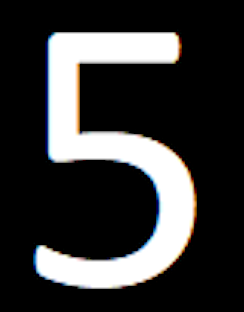
%> input picture Faculdade/PG/PP2/Imagens/5.png, 244 x 312 px
$ octave seven.m   (GNU Octave 9; MATLAB toolbox functions it lacks are replaced by stand-ins)
%> lines starting %> are read from the running program, lines starting %| are printed output that depends on the picture; in (x1, y1, x2, y2) boxes, pixels count from 0 and x2, y2 are one past the last pixel; in counts of white or black regions, pixels touching at a corner belong together; the program's own positions count from 1
clc, clear all, close all;
pkg load image

Inf = 100;

Edges = im2bw(imread('Imagens/5.png'));
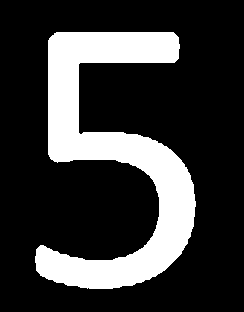
%> Edges: size 312x244 logical; 22.3% white; 1 white region, box (x1, y1, x2, y2) and area: (35, 32, 196, 289) 16974
Edges = bwmorph(Edges, 'skel',Inf);
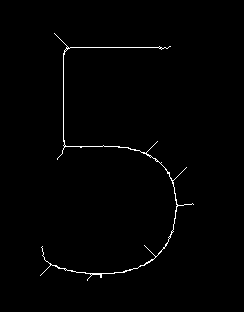
%> Edges: size 312x244 logical; 0.95% white in thin lines or dots, all inside (x1, y1, x2, y2) = (40, 33, 194, 281)

figure, imshow(~Edges);
hold on
b = bwboundaries(Edges);
%> b = 13 boundaries; largest, box (x1, y1, x2, y2) and points: (40, 33, 194, 281) 1227, (64, 145, 65, 146) 2, (65, 50, 66, 51) 2, (65, 269, 66, 270) 2, (66, 49, 67, 50) 2
[boundarycount, asdf] = size(b);
%> boundarycount = 13; asdf = 1

grid = 10;
%0 0124567
%1 023467   88  110
%2 01234567 118 178
%3 01234567 140 171
%4 0234567
%5 01234567 118 158
%6 012456
%7 023467   98  105
%8 023467
%9 0234567
for k=1:boundarycount
    j=0;
    array = [];
    [rows, columns] = size(b{k,1});
    for i=1:rows-1
        y = round(b{k,1}(i,1)/grid);
        x = round(b{k,1}(i,2)/grid);
        y2 = round(b{k,1}(i+1,1)/grid);
        x2 = round(b{k,1}(i+1,2)/grid);

        dx = x2 - x;
        dy = y2 - y;
        if not(dx == 0 && dy==0)
            plot(x*grid, y*grid, 'Marker', '.', 'Color', [0 0 1], 'MarkerSize', 5);
            plot([x*grid,x2*grid],[y*grid,y2*grid],'Color','r','LineWidth',2);
            j = j+1;
            if (dx == 1 && dy ==0)
               array(j) = 0;
            end
            if (dx == 1 && dy ==1)
               array(j) = 1;
            end
            if (dx == 0 && dy ==1)
               array(j) = 2;
            end
            if (dx == -1 && dy ==1)
               array(j) = 3;
            end
            if (dx == -1 && dy ==0)
               array(j) = 4;
            end
            if (dx == -1 && dy ==-1)
               array(j) = 5;
            end
            if (dx == 0 && dy ==-1)
               array(j) = 6;
            end
            if (dx == 1 && dy ==-1)
               array(j) = 7;
            end
            text((x+0.5)*grid, (y+0.5)*grid,num2str(array(j)),'FontSize',9,'Color',[0 .5 0]);
        end

    end;
end;
%> this loop made 13 passes
%> rows on passes 1 to 12: 1227, 2, 2, 2, 2, 2, 2, 2, 2, 2, 2, 2
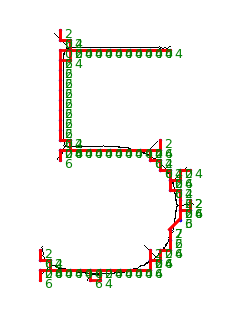
%> figure redrawn from the program's plot data
hold off

$ run again, with Faculdade/PG/PP2/Imagens/0.png copied over Faculdade/PG/PP2/Imagens/5.png
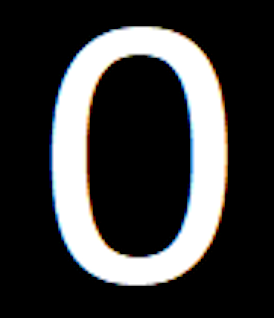
%> input picture Faculdade/PG/PP2/Imagens/0.png, 274 x 318 px
%> `Edges = bwmorph(Edges, 'skel',Inf);`:
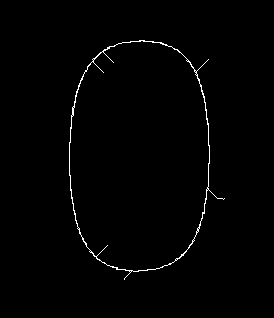
%> Edges: size 318x274 logical; 0.95% white in thin lines or dots, all inside (x1, y1, x2, y2) = (69, 40, 225, 280)
%> b = 16 boundaries; largest, box (x1, y1, x2, y2) and points: (69, 40, 225, 280) 654, (70, 41, 209, 271) 580, (72, 115, 73, 116) 2, (73, 107, 74, 108) 2, (78, 228, 79, 229) 2
%> boundarycount = 16; asdf = 1
%> the loop `for k=1:boundarycount` made 16 passes
%> rows on passes 1 to 8: 654, 580, 2, 2, 2, 2, 2, 2
%> after the loop `for k=1:boundarycount`:
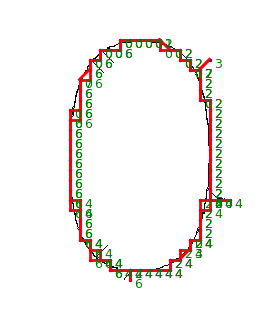
%> figure redrawn from the program's plot data

$ run again, with Faculdade/PG/PP2/Imagens/1.png copied over Faculdade/PG/PP2/Imagens/5.png
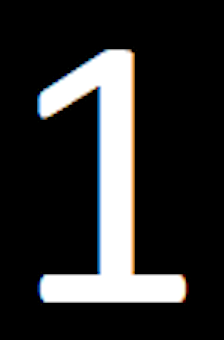
%> input picture Faculdade/PG/PP2/Imagens/1.png, 224 x 340 px
%> `Edges = bwmorph(Edges, 'skel',Inf);`:
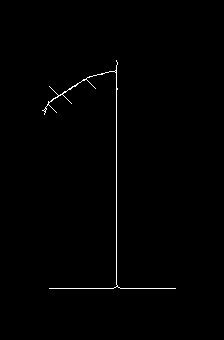
%> Edges: size 340x224 logical; 0.66% white in thin lines or dots, all inside (x1, y1, x2, y2) = (42, 60, 176, 289)
%> b = 4 boundaries; box (x1, y1, x2, y2) and points: (42, 60, 176, 289) 933, (44, 110, 45, 111) 2, (45, 109, 46, 110) 2, (115, 71, 116, 72) 2
%> boundarycount = 4; asdf = 1
%> the loop `for k=1:boundarycount` made 4 passes
%> rows on passes 1 to 4: 933, 2, 2, 2
%> after the loop `for k=1:boundarycount`:
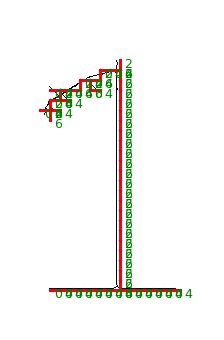
%> figure redrawn from the program's plot data

$ run again, with Faculdade/PG/PP2/Imagens/2.png copied over Faculdade/PG/PP2/Imagens/5.png
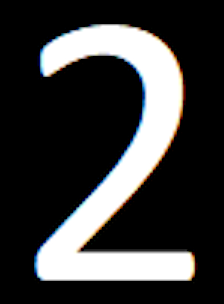
%> input picture Faculdade/PG/PP2/Imagens/2.png, 224 x 304 px
%> `Edges = bwmorph(Edges, 'skel',Inf);`:
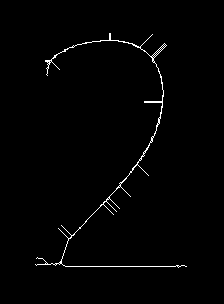
%> Edges: size 304x224 logical; 1.2% white in thin lines or dots, all inside (x1, y1, x2, y2) = (35, 33, 187, 268)
%> b = 47 boundaries; largest, box (x1, y1, x2, y2) and points: (35, 33, 187, 268) 1251, (46, 263, 47, 264) 2, (47, 68, 48, 69) 2, (48, 62, 49, 63) 2, (48, 64, 49, 65) 2
%> boundarycount = 47; asdf = 1
%> the loop `for k=1:boundarycount` made 47 passes
%> rows on passes 1 to 8: 1251, 2, 2, 2, 2, 2, 2, 2
%> after the loop `for k=1:boundarycount`:
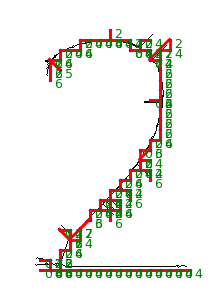
%> figure redrawn from the program's plot data
